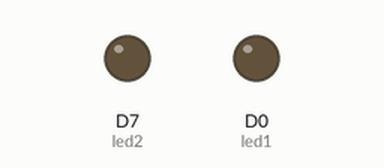
Simulated run of this sketch. Board: ESP8266 (NodeMCU). Parts: output pins drawn as LEDs (lit = HIGH).

Above: at 0.4 s.
At 23.4 s:
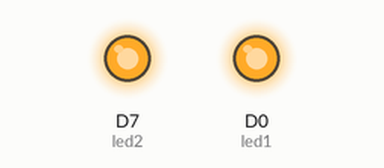
Timing chart, 0 to 27.6 s (numbered marks = the images above):
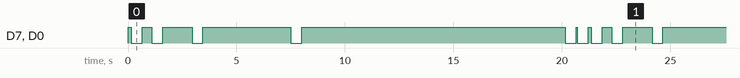

The sketch:

Basic_Photon_Test.ino
```cpp
/*
 * Author: Luke Carlson
 * In this program I'm learning how to use the Photon and Arduino
 * To start, I want D7 to flash on and off
 * To experiment with response time: I'll have it flash faster by a multiple of 3. I'll reset it at 500ms
 */

int led1 = D0; //D0, D7, OUTPUT, HIGH, etc. are all defined in
int led2 = D7; // an Arduino.h file (?) that gets linked in
int t1 = 50; //Currently set to 100

//-------------------------3
//Need to create a loop to increase by a factor of 3 until exceeding 4050
//Time = 50;

//if time > 4050;
//Time = 50;

//else
//time *= 3;
//----------------


void setup() {
  pinMode(led1, OUTPUT);
  pinMode(led2, OUTPUT);
}
void loop() {

  if(t1 > 4050){
      t1 = 50;
  } else {
      t1 *= 3;
  }


  digitalWrite(led1, HIGH); // turn it on
  digitalWrite(led2, HIGH);
  delay(t1); // in ms, of course
  digitalWrite(led1, LOW); // turn it off
  digitalWrite(led2, LOW);
  delay(500);
}
```

Measured:
- by itself, D7 (led2), D0 (led1): repeats every 21.2 s: LOW 0.50 s, HIGH 0.45 s, LOW 0.50 s, HIGH 1.4 s, LOW 0.50 s, HIGH 4.1 s, LOW 0.50 s, HIGH 12.2 s, LOW 0.50 s, HIGH 0.05 s, LOW 0.50 s, HIGH 0.15 s
- by itself, everything shown: repeats every 21.2 s, in 12 steps
